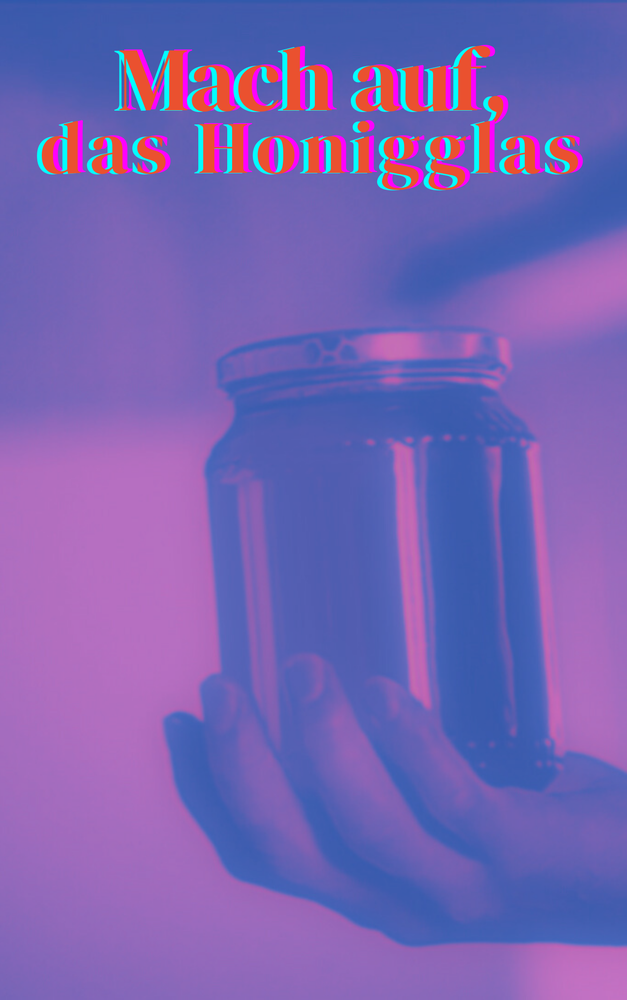
#> input picture python_creative_filter/SinusWave/honigglas_header.png, 627 x 1000 px, shrunk from 1410 x 2250 before the run
$ python apply_sinuswave.py
#> lines starting #> are read from the running program, lines starting #| are printed output that depends on the picture
from PIL import Image, ImageFilter
import numpy as np

# Load the image
image_path = "honigglas_header.png"  # Replace with your image path
original_image = Image.open(image_path)
#> original_image is the input picture: PIL image 627x1000 RGB; mean R, G, B 119.6, 99.8, 179.7


# Apply distortion effect using a sinusoidal wave pattern
def apply_distortion(image, amplitude=30, frequency=0.05):
#> called with amplitude = 30, frequency = 0.02
    image_array = np.array(image)
    height, width, channels = image_array.shape
#> height = 1000; width = 627; channels = 3
    distorted_array = np.zeros_like(image_array)

    for y in range(height):
        # Calculate the horizontal offset using a sinusoidal wave
        offset = int(amplitude * np.sin(2 * np.pi * frequency * y))
        for x in range(width):
            new_x = (x + offset) % width  # Wrap around the image width
            distorted_array[y, new_x] = image_array[y, x]
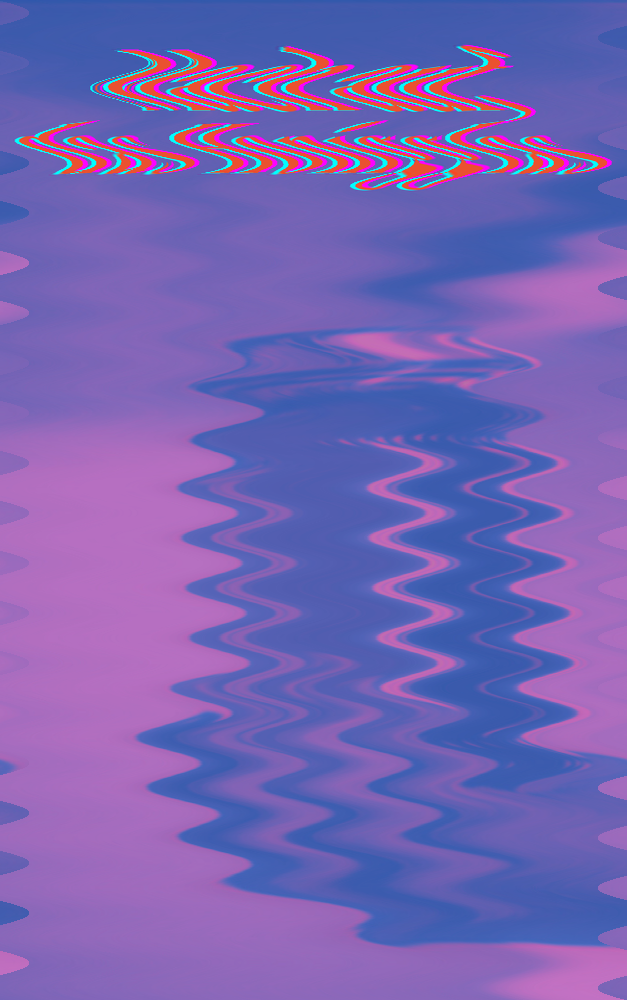
#> distorted_array: shape (1000, 627, 3); mean R, G, B 119.6, 99.8, 179.7

    distorted_image = Image.fromarray(distorted_array)
    return distorted_image


# Apply distortion to the image
distorted_image = apply_distortion(original_image, amplitude=30, frequency=0.02)

# Save the distorted image
distorted_image.save("Distorted_Honeyglass_Image.jpeg")
print("Distorted image saved as 'Distorted_Honeyglass_Image.jpeg'")
